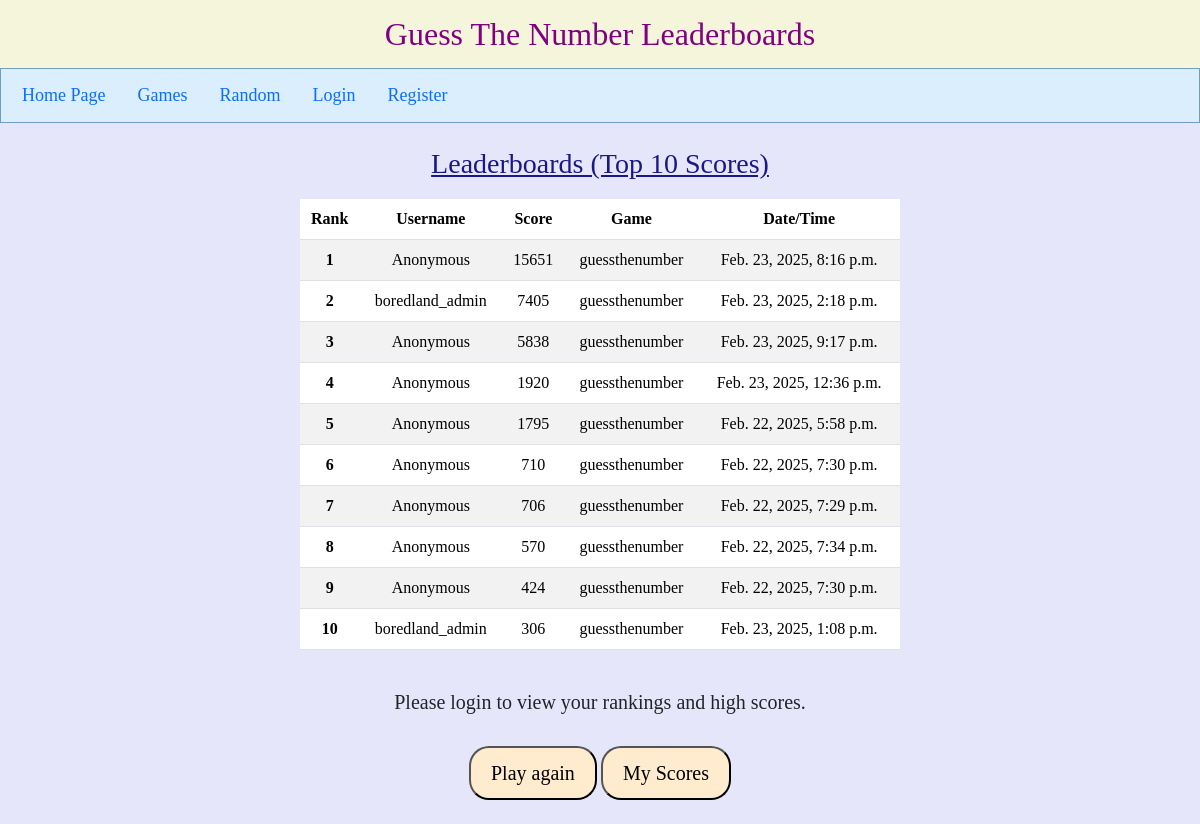
Screenshot of /guessthenumber/leaderboards/ with the database file from the repository.
### mainapp/models.py (models this page shows)
class Score(models.Model):
    user = models.ForeignKey(User, on_delete=models.CASCADE, related_name="user_scores")
    score = models.IntegerField()
    game = models.ForeignKey(Game, on_delete=models.CASCADE, related_name="game_scores")
    datetime = models.DateTimeField(auto_now_add=False)

class Game(models.Model):
    game_code = models.CharField(max_length=20)
    game_name = models.CharField(max_length=150)

### guessthenumber/views.py (the view)
# urls.py: path("leaderboards/", views.leaderboards, name="leaderboards"),
def leaderboards(request):
    return gen_lbs(request, game_name)

### guessthenumber/templates/guessthenumber/leaderboards.html (shortened to what this page needs)
{% extends "mainapp/game_leaderboards.html" %}
{% load static %}
{% block body1 %}
<h1 class="welcome_banner">Guess The Number Leaderboards</h1>
{% endblock %}
{% block stylesheet %}
    <link href="{% static 'guessthenumber/helper_styles.css' %}" rel="stylesheet">
    <link href="{% static 'mainapp/lb_styles.css' %}" rel="stylesheet">
{% endblock %}

### mainapp/templates/mainapp/game_leaderboards.html (shortened to what this page needs)
{% extends "mainapp/layout.html" %}
{% block body2 %}
<div class="lb_page" id="lb_page_1">
    <h3 class="blue_header_lb"><u>Leaderboards (Top 10 Scores)</u></h3>
    <table class="table table-striped">
        <thead>
            <tr>
                <th scope="col">Rank</th>
                <th scope="col">Username</th>
                <th scope="col">Score</th>
                <th scope="col">Game</th>
                <th scope="col">Date/Time</th>
            </tr>
        </thead>
        <tbody>
            {% for score in scores %}
            <tr>
                <th scope="row">{{ score.ranking }}</th>
                <td>{{ score.score.user }}</td>
                <td>{{ score.score.score }}</td>
                <td>{{ score.score.game.game_name }}</td>
                <td>{{ score.score.datetime }}</td>
            </tr>
            {% endfor %}
        </tbody>
    </table>
    <br>
    {% if user.is_authenticated %}
        <h5>My current highest ranking: <strong>{{ user_ranking }}</strong></h5>
        <h5>My current highest score: <strong>{{ user_highscore }}</strong></h5>
    {% else %}
        <h5> Please login to view your rankings and high scores. </h5>
    {% endif %}
    <br>
    <button class="game_interface_button3" id="replay2">Play again</button>
    <button class="game_interface_button4" id="my_score">My Scores</button>
</div>
{% endblock %}

### mainapp/static/mainapp/styles.css (style rules this page uses)
body { background-color: antiquewhite; font-family: Comic Sans MS, Comic Sans, cursive; }
.welcome_banner { text-align:center; background-color: beige; font-size:32px; color:purple; padding:15px; margin-bottom: 0px; }
.game_interface_button2,.game_interface_button3,.game_interface_button4,.game_interface_button5 { border-radius: 20px; padding-top: 10px; padding-bottom: 10px; padding-left: 20px; padding-right: 20px; font-size: 20px; background-color: blanchedalmond; }

### guessthenumber/static/guessthenumber/helper_styles.css (style rules this page uses)
body { background-color: lavender; }

### mainapp/static/mainapp/lb_styles.css (style rules this page uses)
.lb_page { position: relative; left: 25%; width: 50%; text-align:center; padding-top:3vh; padding-bottom:3vh; display:block; }
.blue_header_lb { color:rgb(26, 24, 134); padding-bottom: 10px; }

### rows the page displays
Score: ranking "1", score.user "Anonymous", score.score "15651", score.game.game_name "guessthenumber", score.datetime "Feb. 23, 2025, 8:16 p.m."
Score: ranking "2", score.user "boredland_admin", score.score "7405", score.game.game_name "guessthenumber", score.datetime "Feb. 23, 2025, 2:18 p.m."
Score: ranking "3", score.user "Anonymous", score.score "5838", score.game.game_name "guessthenumber", score.datetime "Feb. 23, 2025, 9:17 p.m."
Score: ranking "4", score.user "Anonymous", score.score "1920", score.game.game_name "guessthenumber", score.datetime "Feb. 23, 2025, 12:36 p.m."
Score: ranking "5", score.user "Anonymous", score.score "1795", score.game.game_name "guessthenumber", score.datetime "Feb. 22, 2025, 5:58 p.m."
Score: ranking "6", score.user "Anonymous", score.score "710", score.game.game_name "guessthenumber", score.datetime "Feb. 22, 2025, 7:30 p.m."
Score: ranking "7", score.user "Anonymous", score.score "706", score.game.game_name "guessthenumber", score.datetime "Feb. 22, 2025, 7:29 p.m."
Score: ranking "8", score.user "Anonymous", score.score "570", score.game.game_name "guessthenumber", score.datetime "Feb. 22, 2025, 7:34 p.m."
Score: ranking "9", score.user "Anonymous", score.score "424", score.game.game_name "guessthenumber", score.datetime "Feb. 22, 2025, 7:30 p.m."
Score: ranking "10", score.user "boredland_admin", score.score "306", score.game.game_name "guessthenumber", score.datetime "Feb. 23, 2025, 1:08 p.m."
